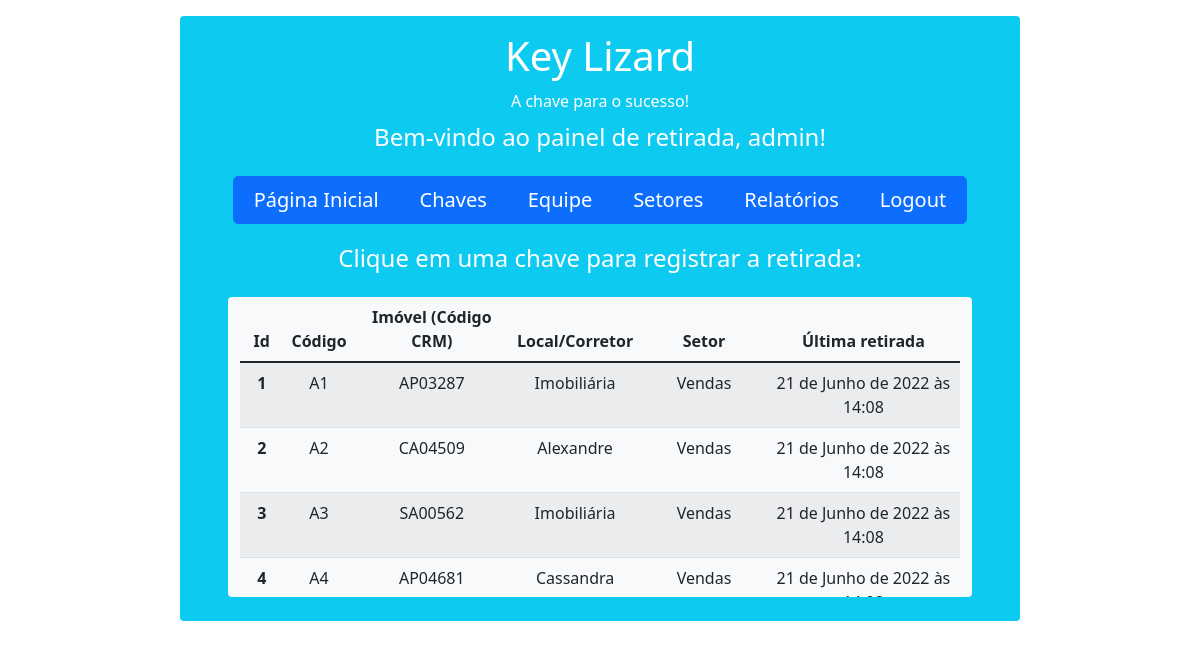
The app's page /usuarios/retirada/ (signed in), older data.
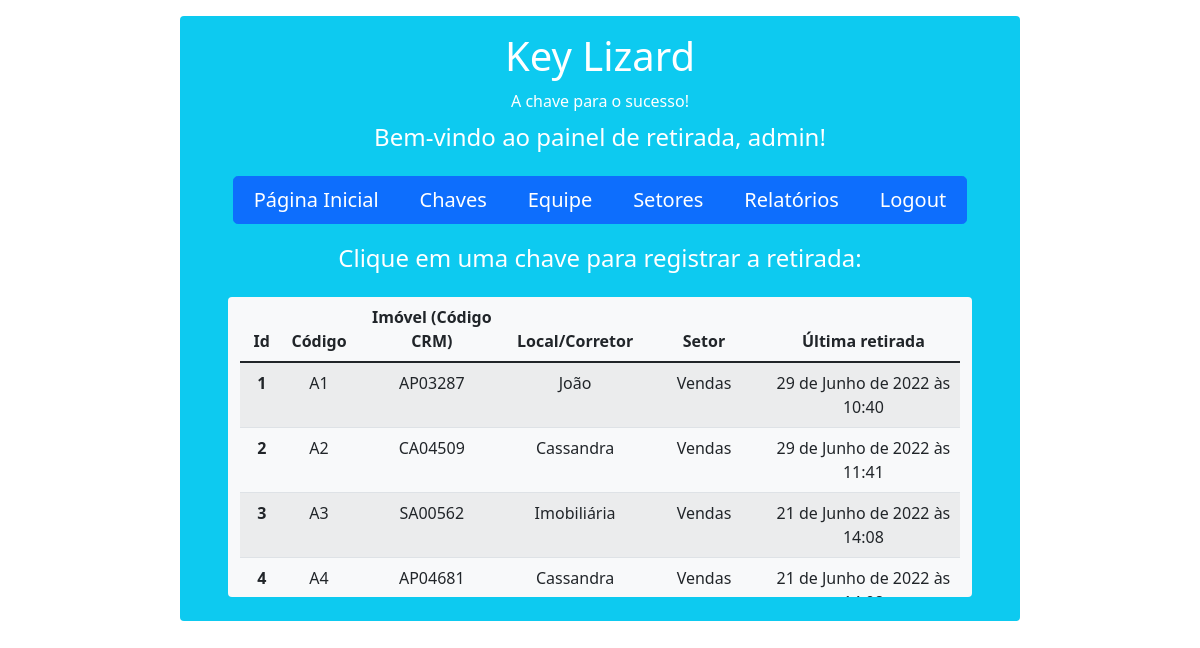
The same page, newer data.
### chaves/models.py (models this page shows, shortened)
class Chave(models.Model):
    usuario = models.ForeignKey(User, on_delete=models.CASCADE)
    corretor = models.ForeignKey(Corretor, on_delete=models.SET_NULL, null=True, default='Imobiliária')
    setor_atribuido = models.ForeignKey(Setor, on_delete=models.SET_NULL, null=True, default='Administrativo')
    codigo = models.CharField(max_length=3)
    codigo_imovel_crm = models.CharField(max_length=30, null=True)
    horario = models.DateTimeField(auto_now_add=True)
    class Meta:
        db_table = 'tb_chaves'

### corretores/models.py (models this page shows)
class Corretor(models.Model):
    usuario = models.ForeignKey(User, on_delete=models.CASCADE)
    setor = models.ForeignKey(Setor, on_delete=models.CASCADE)
    nome = models.CharField(max_length=30, default='Imobiliária')
    def __str__(self):
        return self.nome
    class Meta:
        db_table = 'tb_corretores'

### setores/models.py (models this page shows)
class Setor(models.Model):
    usuario = models.ForeignKey(User, on_delete=models.CASCADE)
    nome_setor = models.CharField(max_length=30, default='Administrativo')
    def __str__(self):
        return self.nome_setor
    class Meta:
        db_table = 'tb_setores'

### usuarios/views.py (the view)
# urls.py: path('retirada/', views.selecionar_chave, name='selecionar_chave'),
def selecionar_chave(request):
    chaves_cadastradas = request.user.chave_set.all()
    context = {
        'chaves_cadastradas': chaves_cadastradas
    }
    return render(request, 'retirada/selecionar_chave.html', context=context)

### usuarios/templates/retirada/selecionar_chave.html
{% extends 'base.html' %}
{% block content %}
    <div class="container rounded bg-info text-white mt-3 mb-3" style="max-width: 70%">
        <div class="row mt-3">
            <div class="col align-self-center text-center mt-3">
                <h1>Key Lizard</h1>
            </div>
        </div>
        <div class="row mt-1">
            <div class="col align-self-center text-center">
                <h6>A chave para o sucesso!</h6>
            </div>
        </div>
        {% if not user.is_authenticated %}
            <div class="row mt-3">
                <div class="col align-self-center text-center">
                    <strong>ATENÇÃO:</strong> Você não está logado!
                </div>
            </div>
            <div class="row mt-3">
                <div class="col align-self-center text-center">
                    <p>Para realizar o login: <a href="{% url 'login' %}" style="text-decoration: none">Clique aqui!</a> </p>
                </div>
            </div>
        {% else %}
            <div class="row mt-1 mb-3">
                <div class="col align-self-center text-center">
                    <h4>Bem-vindo ao painel de retirada, {{user.username}}!</h4>
                </div>
            </div>
            <div class="row">
                <div class="col align-self-center text-center">
                    <div class="btn-group btn-group-lg mb-3" style="width: 90%">
                        <a href="{% url 'usuarios:index' %}" class="btn btn-primary">Página Inicial</a>
                        <a href="{% url 'chaves:index_chaves' %}" class="btn btn-primary">Chaves</a>
                        <a href="{% url 'corretores:index_corretores' %}" class="btn btn-primary">Equipe</a>
                        <a href="{% url 'setores:index_setores' %}" class="btn btn-primary">Setores</a>
                        <a href="{% url 'relatorios:index_relatorios' %}" class="btn btn-primary">Relatórios</a>
                        <a href="{% url 'logout' %}" class="btn btn-primary">Logout</a>
                    </div>
                </div>
            </div>
            <div class="row mt-1 mb-3">
                <div class="col align-self-center text-center">
                    <h4>Clique em uma chave para registrar a retirada:</h4>
                </div>
            </div>
            <div class="row">
                <div class="col overflow-scroll rounded align-self-center text-center bg-light mx-5 mb-4"
                     style="max-height: 300px"
                >
                    <table class="table table-striped table-hover">
                        <thead>
                            <tr>
                                <th scope="col">Id</th>
                                <th scope="col">Código</th>
                                <th scope="col">Imóvel (Código CRM)</th>
                                <th scope="col">Local/Corretor</th>
                                <th scope="col">Setor</th>
                                <th scope="col">Última retirada</th>
                            </tr>
                        </thead>
                        <tbody>
                        {% for chave in chaves_cadastradas %}
                            <tr onclick="window.location='{% url 'usuarios:registrar_retirada' chave.pk %}';">
                                <th scope="row">{{ chave.id }}</th>
                                <td>{{ chave.codigo }}</td>
                                <td>{{ chave.codigo_imovel_crm }}</td>
                                <td>{{ chave.corretor }}</td>
                                <td>{{ chave.setor_atribuido }}</td>
                                <td>{{ chave.horario }}</td>
                            </tr>
                        {% endfor %}
                        </tbody>
                    </table>
                </div>
            </div>
        {% endif %}
    </div>
{% endblock %}

### templates/base.html (shortened to what this page needs)
<!doctype html>
<html lang="en">
  <head>
    <link href="https://cdn.jsdelivr.net/npm/bootstrap@5.1.3/dist/css/bootstrap.min.css" rel="stylesheet">
  </head>
  <body>
  {% block content %}{% endblock %}
  </body>
</html>

Row changes from the older to the newer data that the page shows:
changed Chave "AP03287": corretor "Imobiliária" → "João"; horario "21 de Junho de 2022 às 14:08" → "29 de Junho de 2022 às 10:40"
changed Chave "CA04509": corretor "Alexandre" → "Cassandra"; horario "21 de Junho de 2022 às 14:08" → "29 de Junho de 2022 às 11:41"
